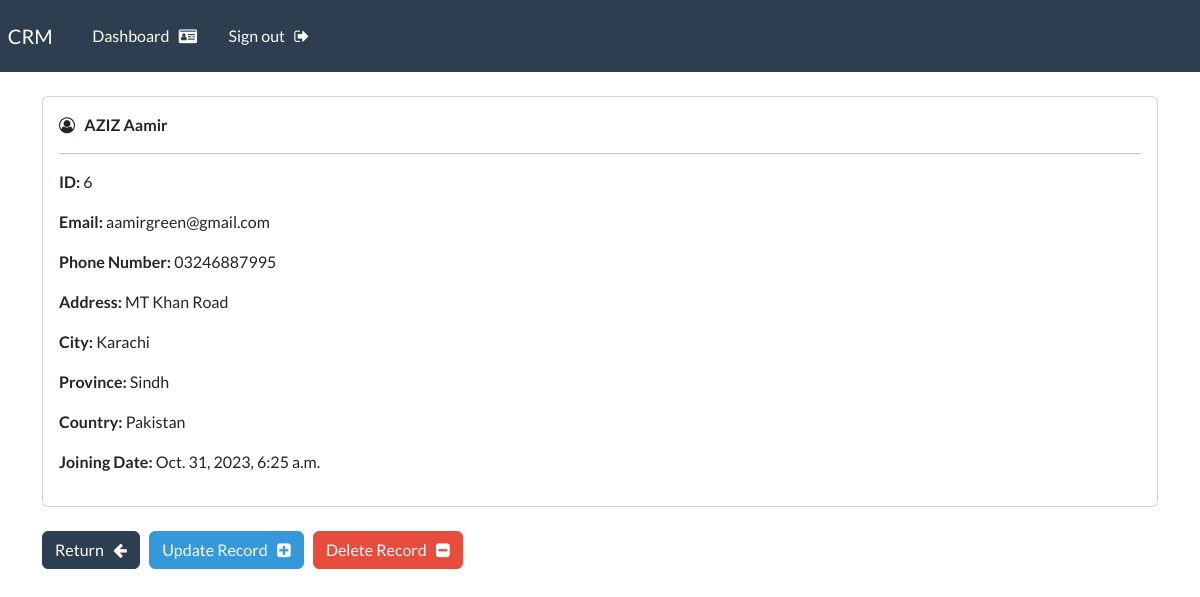
Page /view-record/6 (signed in) on the committed database.
### webapp/models.py (models this page shows, shortened)
class Record(models.Model):
    creation_date = models.DateTimeField(auto_now_add=True)
    first_name = models.CharField(max_length=50)
    last_name = models.CharField(max_length=50)
    email = models.EmailField()
    phone = models.CharField(max_length=20)
    address = models.CharField(max_length=100)
    city = models.CharField(max_length=70)
    province = models.CharField(max_length=70)
    country = models.CharField(max_length=70)

### webapp/views.py (the view)
# urls.py: path('view-record/<int:pk>', views.view_record, name='view-record'),
@login_required(login_url='my-login')
def view_record(request, pk):
    all_records = Record.objects.get(id=pk)
    context = {'records':all_records, 'page':'View Record'}
    return render(request, 'webapp/view-record.html', context=context)

### webapp/templates/webapp/view-record.html (shortened to what this page needs)
{% extends 'webapp/base.html' %}
{% block content %}
    <div class="card">
        <div class="card-body">
        <i class="fa fa-user-circle-o" aria-hidden="true"></i> &nbsp;
        <strong>
            {{records.last_name|upper}}
            {{records.first_name|capfirst}}
        </strong>
        <hr>
            <p><strong> ID:</strong> {{records.id}}</p>
            <p><strong> Email:</strong> {{records.email}}</p>
            <p><strong> Phone Number:</strong> {{records.phone}}</p>
            <p><strong> Address:</strong> {{records.address}}</p>
            <p><strong> City:</strong> {{records.city}}</p>
            <p><strong> Province:</strong> {{records.province}}</p>
            <p><strong> Country:</strong> {{records.country}}</p>
            <p><strong> Joining Date:</strong> {{records.creation_date}}</p>
        </div>
    </div>
    <br>
    <a href="{% url 'dashboard' %}" class="btn btn-primary">Return &nbsp; <i class="fa fa-arrow-left" aria-hidden="true"></i></a>
    <a href="{% url 'update-record' records.id %}" class="btn btn-info">Update Record &nbsp; <i class="fa fa-plus-square" aria-hidden="true"></i>
    </a>
    <a href="{% url 'delete-record' records.id %}" class="btn btn-danger">Delete Record &nbsp; <i class="fa fa-minus-square" aria-hidden="true"></i></a>
{% endblock %}

### rows in the picture
Record: last_name "AZIZ", first_name "Aamir", id "6", email "aamirgreen@gmail.com", phone "03246887995", address "MT Khan Road", city "Karachi", province "Sindh", country "Pakistan", creation_date "Oct. 31, 2023, 6:25 a.m."
